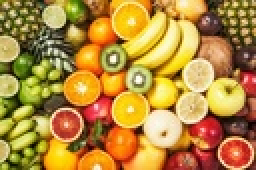
%> input picture test.jpeg, 128 x 85 px, shrunk from 612 x 408 before the run (shown 2 times larger)
$ octave exp01.m   (GNU Octave 9; MATLAB toolbox functions it lacks are replaced by stand-ins)
%> lines starting %> are read from the running program, lines starting %| are printed output that depends on the picture
clear; close all; clc

% 读取图片
img = imread('test.jpeg');
%> img is the input picture: size 85x128x3 uint8; mean R, G, B 180.6, 138.3, 60.9
% 预处理
img = im2double(img);
%> img: size 85x128x3 double
[rows,cols,dims] = size(img);
%> rows = 85; cols = 128; dims = 3
% 参数
rad = 3;

%% 1
tic
imgout1 = img;
for i = 1:rows
    for j = 1:cols
        % 溢出判断
        iMin = max(i-rad,1);
        iMax = min(i+rad,rows);
        jMin = max(j-rad,1);
        jMax = min(j+rad,cols);
        % 目标区域
        tmp = img(iMin:iMax,jMin:jMax,:);
        % 随机位置
        x2 = randi(iMax-iMin+1);
        y2 = randi(jMax-jMin+1);
        % 取值
        imgout1(i,j,:) = tmp(x2,y2,:);
    end
end
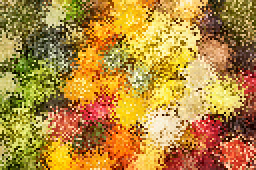
%> imgout1: size 85x128x3 double (shown 2 times larger); mean R, G, B 0.707, 0.54, 0.239
toc

%% 2 不要在循环内分配内存
tic
imgout2 = img;
for i = 1:rows
    for j = 1:cols
        % 随机位置
        x2 = min(max(i+randi([-rad,rad]),1),rows);
        y2 = min(max(j+randi([-rad,rad]),1),cols);
        % 取值
        imgout2(i,j,:) = img(x2,y2,:);
    end
end
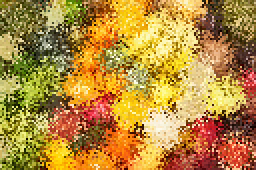
%> imgout2: size 85x128x3 double (shown 2 times larger); mean R, G, B 0.708, 0.543, 0.24
toc

%% 3 用矩阵运算代替for循环
tic
% 随机坐标
[x,y] = meshgrid(1:cols,1:rows);
xt = x+randi([-rad,rad],rows,cols);
yt = y+randi([-rad,rad],rows,cols);
xt(xt<1) = 1;
xt(xt>cols) = cols;
%> xt: size 85x128 double; min 1, max 128, mean 64.5
yt(yt<1) = 1;
yt(yt>rows) = rows;
%> yt: size 85x128 double; min 1, max 85, mean 43
% 插值取值
R = interp2(x,y,img(:,:,1),xt,yt,'nearest');
G = interp2(x,y,img(:,:,2),xt,yt,'nearest');
B = interp2(x,y,img(:,:,3),xt,yt,'nearest');
imgout3 = cat(3,R,G,B);
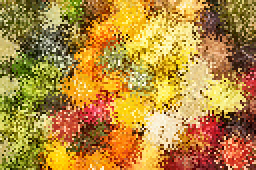
%> imgout3: size 85x128x3 double (shown 2 times larger); mean R, G, B 0.707, 0.541, 0.238
toc

%% 4 利用一维索引替代高维索引
tic
% 随机坐标
[x,y] = meshgrid(1:cols,1:rows);
xt = x+randi([-rad,rad],rows,cols);
yt = y+randi([-rad,rad],rows,cols);
xt(xt<1) = 1;
xt(xt>cols) = cols;
%> xt: size 85x128 double; min 1, max 128, mean 64.5; mean of the top-left, top-right, bottom-left and bottom-right quarters 32.5, 96.5, 32.6, 96.5
yt(yt<1) = 1;
yt(yt>rows) = rows;
%> yt: size 85x128 double; min 1, max 85, mean 43; mean of the top-left, top-right, bottom-left and bottom-right quarters 21.5, 21.6, 64, 64
% 直接取值
idx = sub2ind([rows,cols],yt,xt);
R = img(:,:,1);
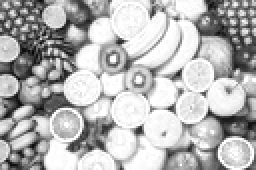
%> R: size 85x128 double (shown 2 times larger); min 0, max 1, mean 0.708
G = img(:,:,2);
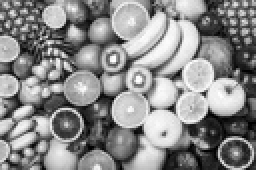
%> G: size 85x128 double (shown 2 times larger); min 0, max 1, mean 0.542
B = img(:,:,3);
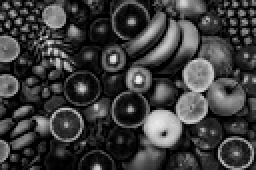
%> B: size 85x128 double (shown 2 times larger); min 0, max 0.937, mean 0.239
imgout4 = cat(3,R(idx),G(idx),B(idx));
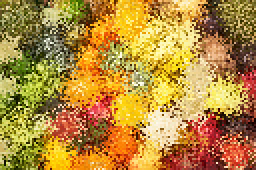
%> imgout4: size 85x128x3 double (shown 2 times larger); mean R, G, B 0.709, 0.545, 0.239
toc

% 显示
subplot(221),imshow(imgout4);
subplot(222),imshow(imgout1);
subplot(223),imshow(imgout2);
subplot(224),imshow(imgout3);
